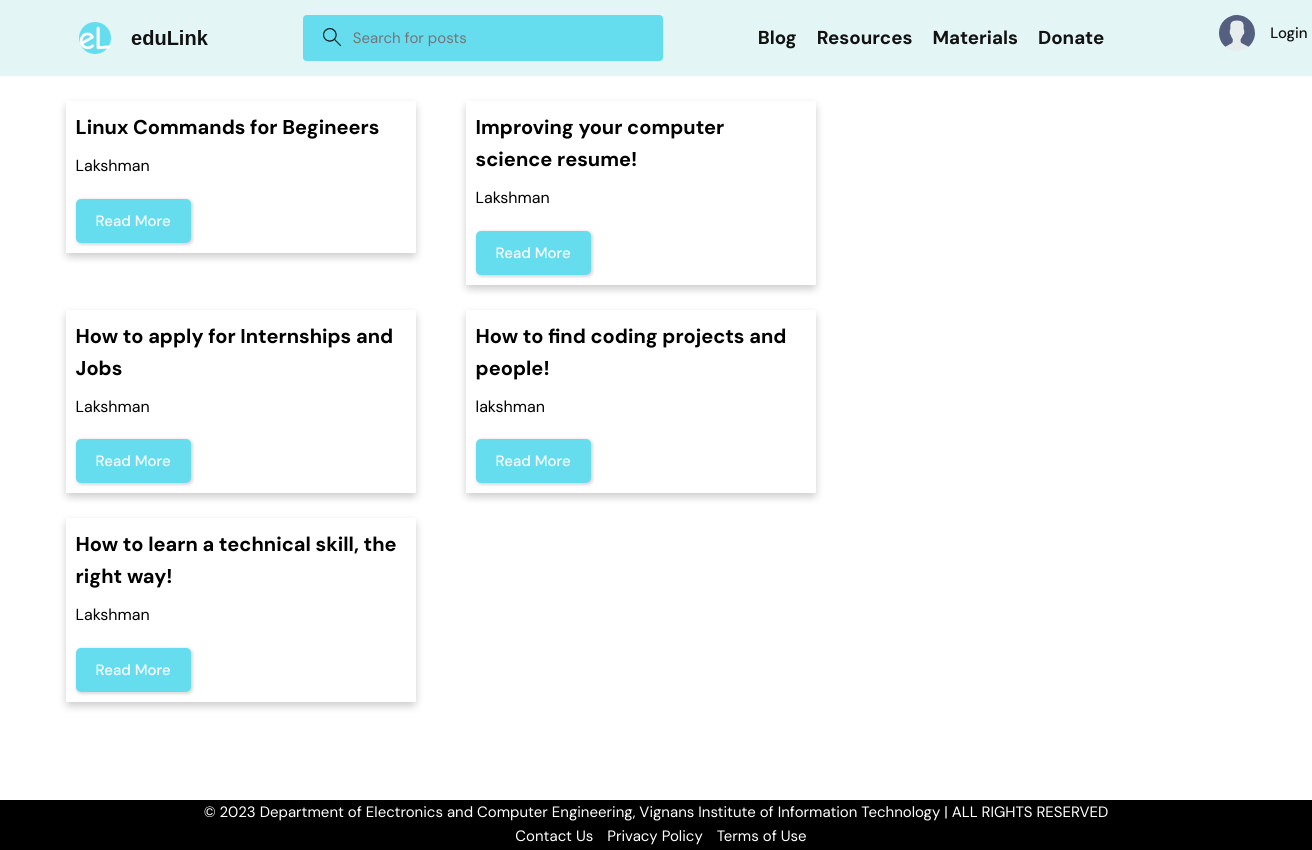
The app's page /articles/ with its own data.
### blog/models.py (models this page shows)
class Article(models.Model):
    title = models.CharField(max_length=255)
    content = models.TextField()
    author = models.CharField(max_length=255)
    category = models.CharField(max_length=255)
    created_at = models.DateTimeField(auto_now_add=True)

### blog/views.py (the view)
# urls.py: path('articles/', article_list, name='article_list'),
def article_list(request):
    articles = Article.objects.all()
    context = {'articles': articles}
    return render(request, 'articles.html', context)

### templates/articles.html (shortened to what this page needs)
{% extends 'main.html' %} {% block content %}
<div class="container">
  <div class="card-deck">
    {% for article in articles %}
    <div class="card mb-3">
      <div class="card-body">
        <h5 class="card-title">{{ article.title }}</h5>
        <p class="card-text">{{ article.author }}</p>
        <a href="{% url 'article_detail' article.pk %}" class="btn btn-primary"
          >Read More</a
        >
      </div>
    </div>
    {% endfor %}
  </div>
</div>
{% endblock content %}

### static/styles/style.css (style rules this page uses)
:root { --color-main: #205498; --color-main-light: #97EBF4; --color-dark: #e3f6f5; --color-dark-medium: #65DDEF; --color-dark-light: #1a8ba1; --color-light: #f7f7f7; --color-gray: #121213; --color-light-gray: #000000; --color-bg: radial-gradient(circle at 18.7% 37.8%, rgb(250, 250, 250) 0%, rgb(225, 234, 238) 90%); --color-success: #5dd693; --color-error: #fc4b0b; }
* { font-family: "DM Sans", -apple-system, BlinkMacSystemFont, "Segoe UI", Roboto, Oxygen, Ubuntu, Cantarell, "Open Sans", "Helvetica Neue", sans-serif; margin: 0; padding: 0; box-sizing: border-box; text-rendering: optimizeLegibility; font-size: inherit; }
html { font-size: 56.25%; }
@media only screen and (min-width: 1200px) { html { font-size: 62.5%; } }
body { line-height: 1.6; font-weight: 400; font-size: 1.5rem; color: var(--color-light-gray); background-color: var(--color-bg); min-height: 100vh; }
a { display: inline-block; color: var(--color-main); text-decoration: none; }
.container { max-width: 120rem; width: 90%; margin: auto; }
.btn { background-color: transparent; border: none; display: inline-flex; align-items: center; gap: 1rem; cursor: pointer; transition: all ease-in-out 0.3s; padding: 1rem 2rem; border-radius: 5px; box-shadow: 1px 1px 3px 1px rgba(0, 0, 0, 0.15); font-weight: 500; }

### templates/articles.html (style rules this page uses)
.card { box-shadow: 0 4px 8px 0 rgba(0, 0, 0, 0.2); transition: 0.3s; width: 35rem; margin: 2.5rem 5rem 0 0; float: left; }
.card-body { padding: 1rem; }
.card-title { font-size: 2rem; font-weight: bold; margin-bottom: 1rem; }
.card-text { font-size: 1.6rem; margin-bottom: 1rem; }
.btn-primary { background-color: #65ddef; border-color: #007bff; color: #fff; margin-top: 1rem; }

### templates/footer.html (style rules this page uses)
html { position: relative; min-height: 100%; }
body { margin-bottom: 50px; }

### records on screen
Article: title "Linux Commands for Begineers", author "Lakshman"
Article: title "Improving your computer science resume!", author "Lakshman"
Article: title "How to apply for Internships and Jobs", author "Lakshman"
Article: title "How to find coding projects and people!", author "lakshman"
Article: title "How to learn a technical skill, the right way!", author "Lakshman"
